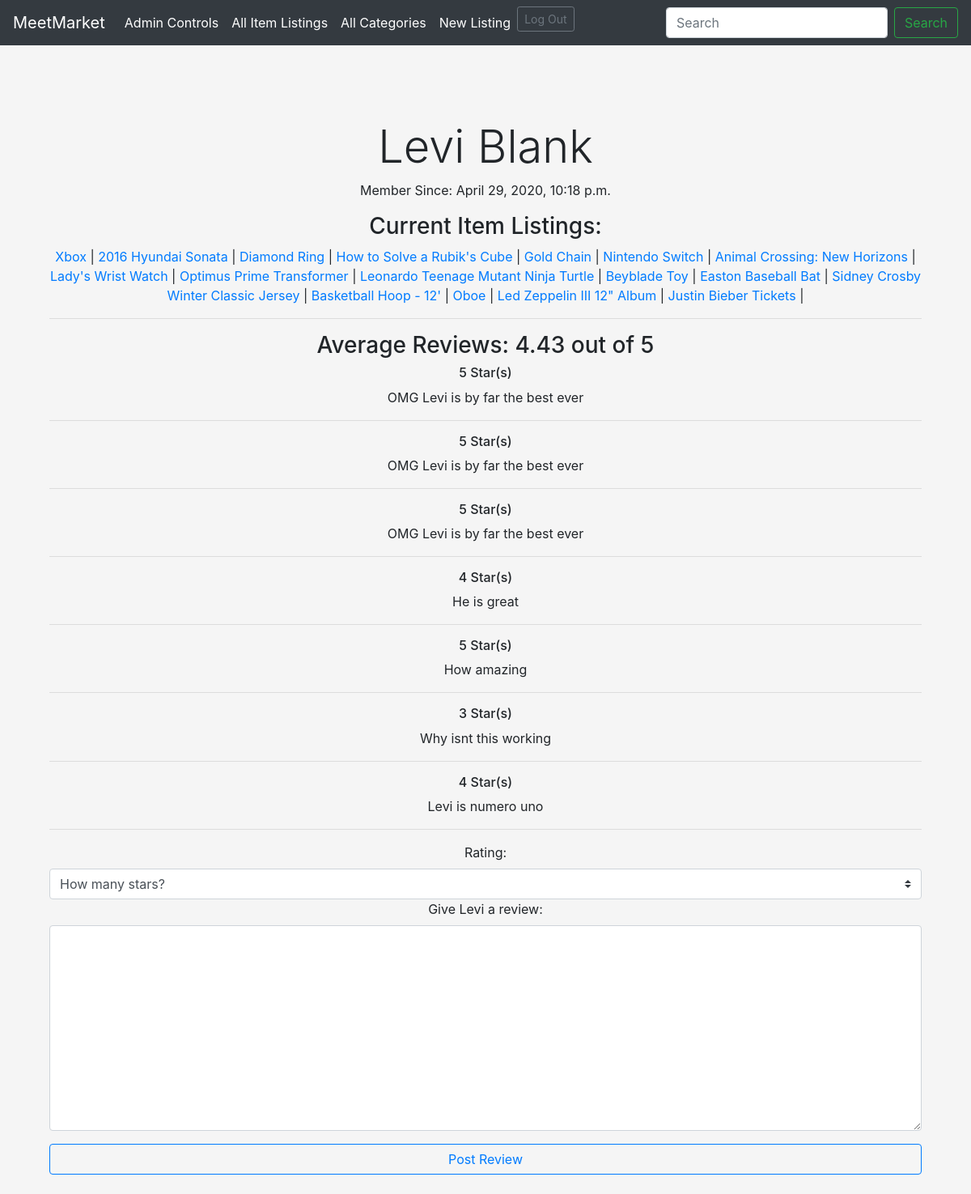
Page /user/2 (signed in) on the committed database.
### craiglist_app/models.py (models this page shows)
class User(models.Model):
    first_name = models.CharField(max_length=45)
    last_name = models.CharField(max_length=45)
    email = models.CharField(max_length=100)
    location = models.CharField(max_length=100)
    password = models.CharField(max_length=255)
    admin = models.BooleanField(default=False)
    created_at = models.DateTimeField(auto_now_add=True)
    updated_at = models.DateTimeField(auto_now=True)
    objects = UserManager()

class Review(models.Model):
    user = models.ForeignKey(
        User, related_name="reviews", on_delete=models.CASCADE)
    content = models.CharField(max_length=255)
    rating = models.IntegerField()
    created_at = models.DateTimeField(auto_now_add=True)
    updated_at = models.DateTimeField(auto_now=True)

### item_app/models.py (models this page shows)
class Item(models.Model):
    user = models.ForeignKey(User, related_name="items",
                             on_delete=models.CASCADE)
    name = models.CharField(max_length=100)
    price = models.DecimalField(decimal_places=2, max_digits=10)
    description = models.CharField(max_length=255)
    location = models.CharField(max_length=255)
    condition = models.CharField(max_length=25)
    category = models.ForeignKey(
        Category, related_name="items", on_delete=models.CASCADE)
    flag = models.BooleanField(default=False)
    created_at = models.DateTimeField(auto_now_add=True)
    updated_at = models.DateTimeField(auto_now=True)
    objects = ItemManager()

### item_app/views.py (the view)
# urls.py: path('user/<int:user_id>', views.user_page, name="my_user_page"),
def user_page(request, user_id):
    user = User.objects.get(id=user_id)
    logged_user = User.objects.get(email=request.session['log_email'])
    items = user.items.all()
    reviews = user.reviews.all()
    new = 0
    if len(reviews) > 0:
        total = 0
        for review in reviews:
            total += int(review.rating)
        avg = total / len(reviews)
        new = "%.2f" % avg
    context = {
        "user": user,
        "items": items,
        "reviews": reviews,
        "avg": new,
        "this_user": User.objects.get(email=request.session['log_email']),
        "all_categories": Category.objects.all()
    }
    return render(request, "userpage.html", context)

### item_app/templates/userpage.html (shortened to what this page needs)
{% extends 'base.html' %} {% block content %}
<div class="pricing-header px-3 py-3 pt-md-5 pb-md-4 mx-auto text-center">
<h1 class="display-4">
  {{user.first_name}} {{user.last_name}}
</h1>
<p>Member Since: {{user.created_at}}</p>
<h3>Current Item Listings:</h3>
{% for item in items %}
<a href="{% url 'item:my_item_info' item.id %}">{{item.name}}</a> &#124;
{% endfor %}
<hr />
<h3>
  Average Reviews: {{avg}} out of 5
</h3>
<div class="overflow-auto">
  {% for review in reviews %}
  <h6>{{review.rating}} Star(s)</h6>
  <p>{{review.content}}</p>
  <hr />
  {% endfor %}
</div>
{% if user.id != logged_user.id %}
<form action="{% url 'item:my_new_review' %}" method="POST">
  <div class="form-group">
    <label for="rating">Rating:</label>
    <select name="rating" class="custom-select mr-sm-2">
      <option value="" disabled selected hidden>How many stars?</option>
    </select>
    <label for="review">Give {{user.first_name}} a review:</label>
    <textarea class="form-control" name="review" cols="30" rows="10"></textarea>
  </div>
  <button type="submit" class="btn btn-outline-primary btn-block">Post Review</button>
</form>
{% endif %}
{% endblock %}

### craiglist_app/static/css/style.css (style rules this page uses)
* { margin: 0; padding: 0; }
body { margin-top: 100px; }

### craiglist_app/static/css/style_reg.css (style rules this page uses)
* { margin: 0; padding: 0; }
body { background-color: #f5f5f5; }
form { border: none; margin: 0; }
button { margin: 0; }

### rows in the picture
User: first_name "Levi", last_name "Blank", created_at "April 29, 2020, 10:18 p.m."
Item: name "Xbox"
Item: name "2016 Hyundai Sonata"
Item: name "Diamond Ring"
Item: name "How to Solve a Rubik's Cube"
Item: name "Gold Chain"
Item: name "Nintendo Switch"
Item: name "Animal Crossing: New Horizons"
Item: name "Lady's Wrist Watch"
Item: name "Optimus Prime Transformer"
Item: name "Leonardo Teenage Mutant Ninja Turtle"
Item: name "Beyblade Toy"
Item: name "Easton Baseball Bat"
Item: name "Sidney Crosby Winter Classic Jersey"
Item: name "Basketball Hoop - 12'"
Item: name "Oboe"
Item: name "Led Zeppelin III 12\" Album"
Item: name "Justin Bieber Tickets"
Review: rating "5", content "OMG Levi is by far the best ever"
Review: rating "5", content "OMG Levi is by far the best ever"
Review: rating "5", content "OMG Levi is by far the best ever"
Review: rating "4", content "He is great"
Review: rating "5", content "How amazing"
Review: rating "3", content "Why isnt this working"
Review: rating "4", content "Levi is numero uno"

### other values in the picture
{{ avg }} "4.43"
